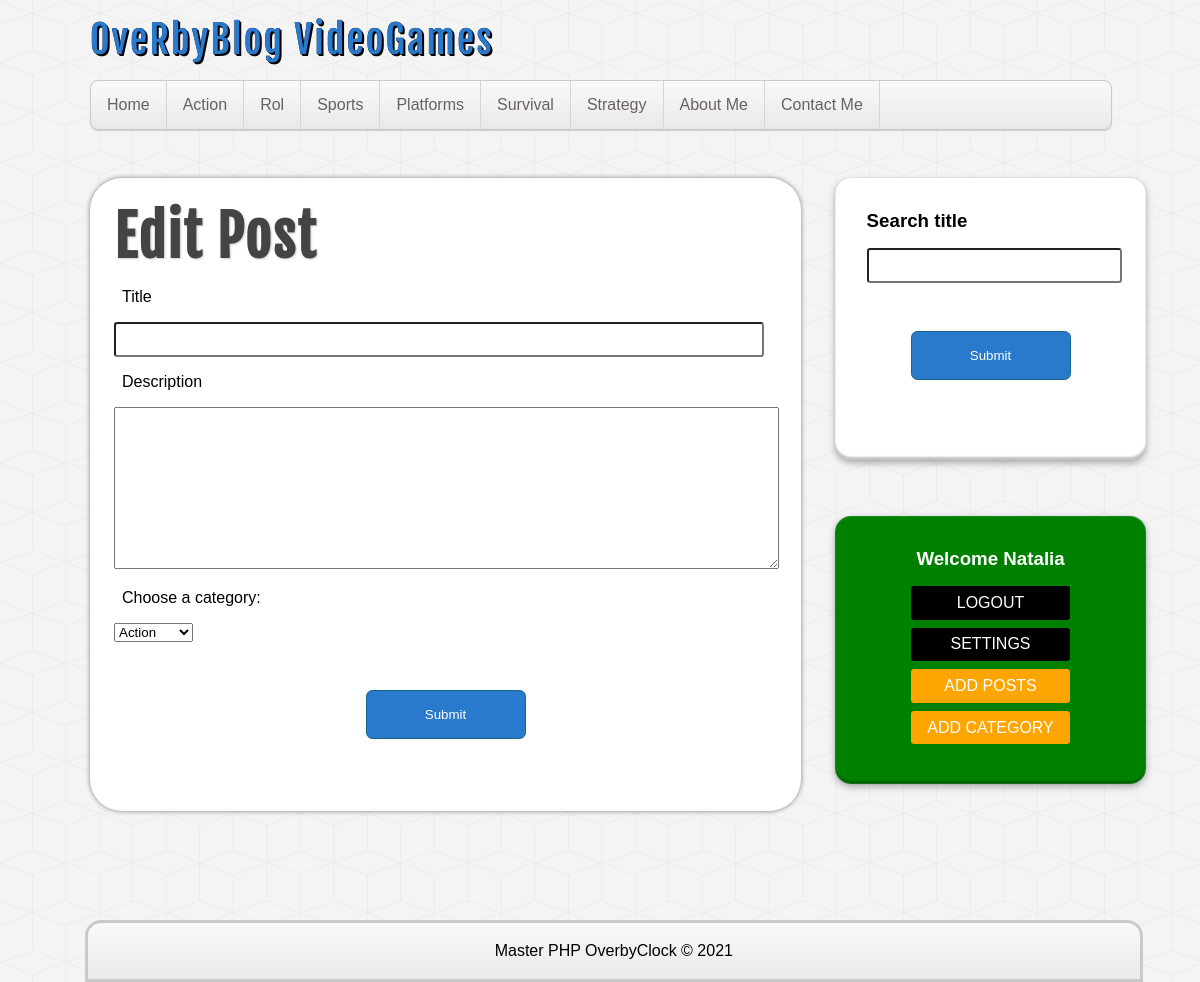
Page /editPost.php (signed in) on the committed database.
### tables this page shows
CREATE TABLE `categories` (
  `id` int NOT NULL,
  `name` varchar(100) DEFAULT NULL
);

### includes/helpers.php (called while the page is built, shortened)
<?php
function getCategories($conn)
{
  $sql = "SELECT * FROM categories ORDER BY id ASC";
  $categories = mysqli_query($conn, $sql);
  $result = array();
  if ($categories && mysqli_num_rows($categories) >= 1) {
    $result = $categories;
  } else {
    $result = mysqli_error($conn);
  }
  return $result;
}
function getPostByID($conn, $id)
{
  $sql = "SELECT p.*, c.name FROM posts p
            INNER JOIN categories c
            WHERE p.category_id = c.id
            AND p.id = '$id'";
  $posts = mysqli_query($conn, $sql);
  $result = array();
  if ($posts && mysqli_num_rows($posts) >= 1) {
    $result = mysqli_fetch_assoc($posts);
  } else {
    $result = false;
  }
  return $result;
}

### editPost.php (the view, shortened to what this page needs)
<?php require_once('includes/header.php') ?>
<?php require_once('includes/aside.php')?>
<?php require_once('includes/helpers.php')?>
<?php $post = getPostByID($conn, $_GET['id'])?>
<div id="main">
    <h1>Edit Post</h1>
    <form action="saveEditPost.php" method="post">
        <label for="title">Title</label>
        <input type="text" name="title" value="<?php echo $post['title']?>">
        <label for="description">Description</label>
        <textarea name="description"><?php echo $post['description']?></textarea>
        <label form="categoryID">Choose a category:</label>
        <select name="categoryID">
          <?php  $categories = getCategories($conn);?>
          <?php while($category = mysqli_fetch_assoc($categories)){
              echo '<option value="'.$category['id'].'">'.
                   $category['name'].'</option>';
          }
          ?>
        </select>
        <input type="submit" name="submit" value="Submit">
    </form>
</div>
<?php require_once('includes/footer.php');?>

### includes/header.php (shortened to what this page needs)
<?php require_once('includes/connbd.php');?>
<?php require_once('includes/helpers.php'); ?>
<!DOCTYPE html>
<html lang="en">
<head>
  <link rel="stylesheet" href="assets/css/style.css">
</head>
<body>
<header id="header">
    <div id="logo">
      <a href="index.php">OveRbyBlog VideoGames</a>
    </div>
    <?php
      $categories = getCategories($conn);
    ?>
    <nav id="nav">
      <ul>
        <li><a href="index.php">Home</a></li>
        <?php
          while($category = mysqli_fetch_assoc($categories)){
            echo '<li><a href="postsbycategory.php?id='.$category['id'].'">'.$category['name'].'</a></li>';
          }
        ?>
        <li><a href="index.php">About Me</a></li>
        <li><a href="index.php">Contact Me</a></li>
      </ul>
    </nav>
  </header>
  <div id="container">

### assets/css/style.css (style rules this page uses)
* { margin: 0px; padding: 0px; font-family: Arial, Helvetica, sans-serif; text-decoration:none; }
body { background:url(../img/cubes.png) #F4F4F4; }
#header { width: 85%; height: auto; margin: 0 auto; background: transparent; }
#logo { float: left; width:35rem; height: 5rem; }
#logo a { font-family: "fajala",Arial, Helvetica, sans-serif; font-size: 2.4em; letter-spacing: 2px; color: #2979CD; text-shadow: 0px 0px 0px black, 1px 1px 0px black, 2px 2px 0px black; transition: all 500ms; line-height: 5rem; }
#nav { width:100%; height:3rem; clear:both; background: linear-gradient(to bottom, #f9f9f9 0px, #e9e9e9 100%); border: 0.1rem solid #c9c9c9; border-radius: 8px; box-shadow: 0px 1px 1px #ccc; overflow: hidden; }
#nav ul { list-style: none; }
#nav ul li { float: left; line-height: 3rem; border-right: 1px solid #d6d6d6; }
#nav ul li a { display: block; padding: 0 1rem 0 1rem; font-size: 1rem; color: #0f010199; }
#container { width: 85%; margin: 3rem auto 3rem auto; }
label, input { display: block; width: 95%; margin: 0.5rem 0 0.5rem 0; padding: 0.5rem; border-radius: 0.2rem; }
input[type="submit"] { margin: 1rem 0 1rem 0; }
#main { float:left; width:65%; height: auto; background:white; border-radius: 2rem; box-shadow: 0px 0px 5px grey; overflow:hidden; padding:1.5rem; }
#main h1 { font-size: 3.5rem; letter-spacing: 0.1rem; color: #444; text-shadow: 1px 1px 2px #ccc; font-family: "fajala",Arial, Helvetica, sans-serif; }
#show a, input[type='submit'] { display: block; border-radius: 0.4rem; padding:1rem; color:white; background-color:#2979CD; border: 0.1rem solid #156785; cursor: pointer; margin: 3rem auto; width: 10rem; }
textarea { width:100%; min-height: 10rem; }

### rows in the picture
categories: name "Action"
categories: name "Rol"
categories: name "Sports"
categories: name "Platforms"
categories: name "Survival"
categories: name "Strategy"

### other values in the picture
$_SESSION['loginUser']['name'] "Natalia"
form field categoryID "Action"
